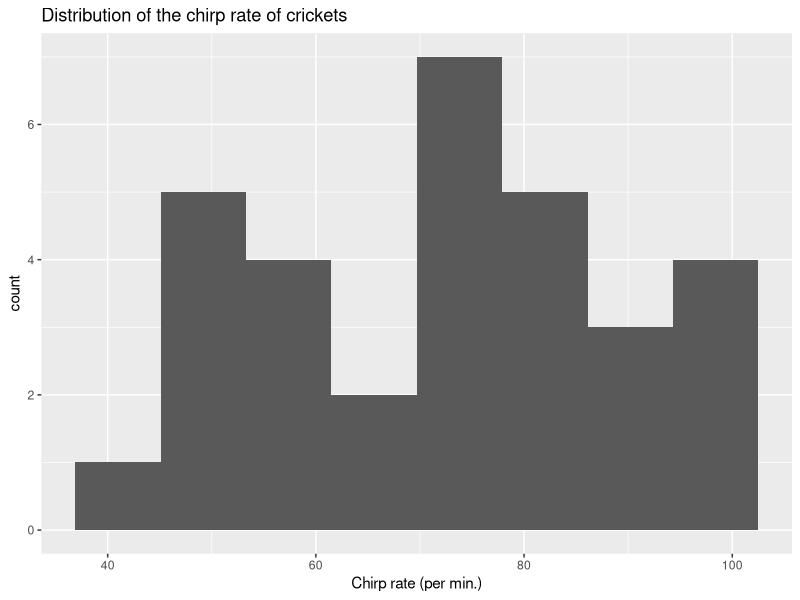
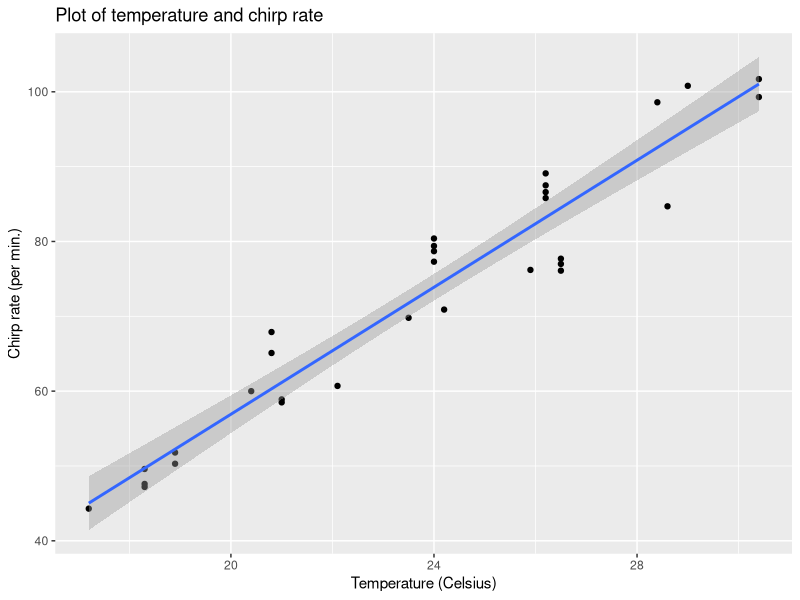
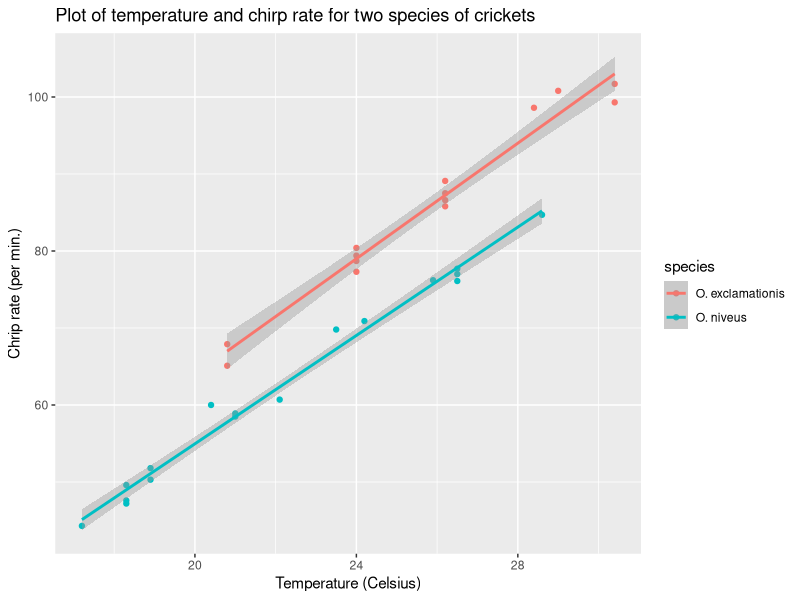

The R script that drew these images, in order:
## ---- chunk 1
knitr::opts_chunk$set(echo = TRUE)
library('tidyverse');library('modeldata')
## ---- chunk 2
data(crickets, package = "modeldata")
names(crickets)
## ---- chunk 3
summary(crickets)
ggplot(crickets , aes(x = rate)) + 
  geom_histogram(bins = 8) +
  ggtitle("Distribution of the chirp rate of crickets") +
  xlab('Chirp rate (per min.)')
## ---- chunk 4
ggplot(crickets, aes(x = temp, y = rate)) +
  geom_point() +
  geom_smooth(method = 'lm') +
  ggtitle("Plot of temperature and chirp rate") +
  ylab('Chirp rate (per min.)') +
  xlab('Temperature (Celsius)')

temp_lm <- lm(rate ~ temp, crickets)

summary.lm(temp_lm)
## ---- chunk 5
ggplot(crickets, aes(x = temp, y = rate, color = species)) + 
  geom_point() +
  geom_smooth(method = 'lm') +
  ggtitle ("Plot of temperature and chirp rate for two species of crickets") +
  ylab('Chrip rate (per min.)') +
  xlab('Temperature (Celsius)')

species_lm <- lm(rate ~ temp + species, crickets)

summary.lm(species_lm)
